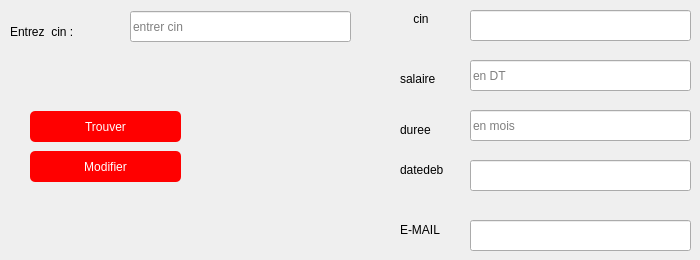
           <widget class="QWidget" name="tab_25">
            <attribute name="title">
             <string>Modifier</string>
            </attribute>
            <widget class="QLabel" name="nom_prod_modif_4">
             <property name="geometry">
              <rect>
               <x>400</x>
               <y>71</y>
               <width>61</width>
               <height>16</height>
              </rect>
             </property>
             <property name="text">
              <string>salaire</string>
             </property>
            </widget>
            <widget class="QLabel" name="id_prod_modif_4">
             <property name="geometry">
              <rect>
               <x>410</x>
               <y>11</y>
               <width>31</width>
               <height>16</height>
              </rect>
             </property>
             <property name="text">
              <string> cin</string>
             </property>
            </widget>
            <widget class="QPushButton" name="trouv_prod_4">
             <property name="geometry">
              <rect>
               <x>30</x>
               <y>111</y>
               <width>151</width>
               <height>31</height>
              </rect>
             </property>
             <property name="styleSheet">
              <string notr="true">border:none;
border-radius:5px;
background-color:red;
color:white;</string>
             </property>
             <property name="text">
              <string>Trouver</string>
             </property>
            </widget>
            <widget class="QLineEdit" name="trouv_id_prod_4">
             <property name="geometry">
              <rect>
               <x>130</x>
               <y>11</y>
               <width>221</width>
               <height>31</height>
              </rect>
             </property>
             <property name="placeholderText">
              <string>entrer cin </string>
             </property>
            </widget>
            <widget class="QLabel" name="qtt_prod_modif_4">
             <property name="geometry">
              <rect>
               <x>400</x>
               <y>120</y>
               <width>131</width>
               <height>20</height>
              </rect>
             </property>
             <property name="text">
              <string>duree</string>
             </property>
            </widget>
            <widget class="QLineEdit" name="modif_id_prod_4">
             <property name="geometry">
              <rect>
               <x>470</x>
               <y>10</y>
               <width>221</width>
               <height>31</height>
              </rect>
             </property>
            </widget>
            <widget class="QLabel" name="id_prod_trouv_4">
             <property name="geometry">
              <rect>
               <x>10</x>
               <y>21</y>
               <width>121</width>
               <height>21</height>
              </rect>
             </property>
             <property name="text">
              <string>Entrez  cin :</string>
             </property>
            </widget>
            <widget class="QPushButton" name="modif_prod_7">
             <property name="geometry">
              <rect>
               <x>30</x>
               <y>151</y>
               <width>151</width>
               <height>31</height>
              </rect>
             </property>
             <property name="styleSheet">
              <string notr="true">border:none;
border-radius:5px;
background-color:red;
color:white;</string>
             </property>
             <property name="text">
              <string>Modifier</string>
             </property>
            </widget>
            <widget class="QLabel" name="unite_prod_modif_4">
             <property name="geometry">
              <rect>
               <x>400</x>
               <y>220</y>
               <width>101</width>
               <height>20</height>
              </rect>
             </property>
             <property name="text">
              <string>E-MAIL</string>
             </property>
            </widget>
            <widget class="QLineEdit" name="modif_qtt_prod_6">
             <property name="geometry">
              <rect>
               <x>470</x>
               <y>160</y>
               <width>221</width>
               <height>31</height>
              </rect>
             </property>
            </widget>
            <widget class="QLabel" name="dde_prod_modif_4">
             <property name="geometry">
              <rect>
               <x>400</x>
               <y>160</y>
               <width>101</width>
               <height>20</height>
              </rect>
             </property>
             <property name="text">
              <string>datedeb</string>
             </property>
            </widget>
            <widget class="QLineEdit" name="modif_qtt_prod_7">
             <property name="geometry">
              <rect>
               <x>470</x>
               <y>60</y>
               <width>221</width>
               <height>31</height>
              </rect>
             </property>
             <property name="placeholderText">
              <string>en DT</string>
             </property>
            </widget>
            <widget class="QLineEdit" name="modif_qtt_prod_8">
             <property name="geometry">
              <rect>
               <x>470</x>
               <y>110</y>
               <width>221</width>
               <height>31</height>
              </rect>
             </property>
             <property name="text">
              <string/>
             </property>
             <property name="placeholderText">
              <string>en mois</string>
             </property>
            </widget>
            <widget class="QLineEdit" name="modif_qtt_prod_9">
             <property name="geometry">
              <rect>
               <x>470</x>
               <y>220</y>
               <width>221</width>
               <height>31</height>
              </rect>
             </property>
            </widget>
           </widget>
